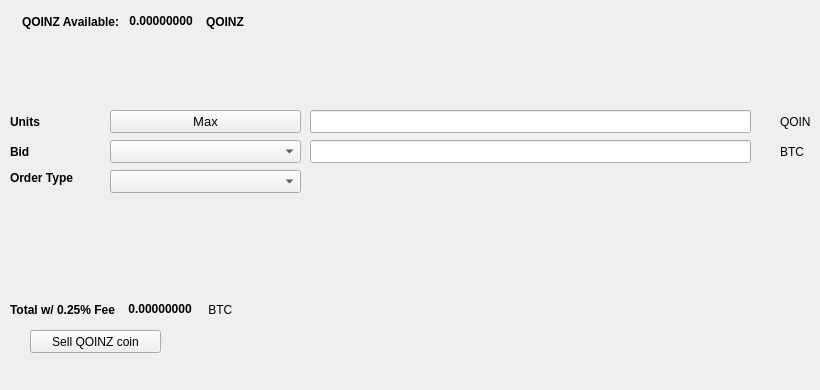
   <widget class="QWidget" name="SellTab">
    <attribute name="title">
     <string>Sell</string>
    </attribute>
    <widget class="QLabel" name="label_16">
     <property name="geometry">
      <rect>
       <x>780</x>
       <y>140</y>
       <width>31</width>
       <height>23</height>
      </rect>
     </property>
     <property name="text">
      <string>BTC</string>
     </property>
    </widget>
    <widget class="QComboBox" name="SellBidcomboBox">
     <property name="geometry">
      <rect>
       <x>110</x>
       <y>140</y>
       <width>191</width>
       <height>23</height>
      </rect>
     </property>
     <property name="font">
      <font>
       <pointsize>10</pointsize>
      </font>
     </property>
    </widget>
    <widget class="QLabel" name="label_18">
     <property name="geometry">
      <rect>
       <x>10</x>
       <y>110</y>
       <width>46</width>
       <height>23</height>
      </rect>
     </property>
     <property name="font">
      <font>
       <weight>75</weight>
       <bold>true</bold>
      </font>
     </property>
     <property name="text">
      <string>Units</string>
     </property>
    </widget>
    <widget class="QPushButton" name="Sell_Max_Amount">
     <property name="geometry">
      <rect>
       <x>110</x>
       <y>110</y>
       <width>191</width>
       <height>23</height>
      </rect>
     </property>
     <property name="font">
      <font>
       <pointsize>10</pointsize>
      </font>
     </property>
     <property name="text">
      <string>Max</string>
     </property>
    </widget>
    <widget class="QLabel" name="label_20">
     <property name="geometry">
      <rect>
       <x>10</x>
       <y>170</y>
       <width>91</width>
       <height>16</height>
      </rect>
     </property>
     <property name="font">
      <font>
       <weight>75</weight>
       <bold>true</bold>
      </font>
     </property>
     <property name="text">
      <string>Order Type</string>
     </property>
    </widget>
    <widget class="QComboBox" name="SellOrdertypeCombo">
     <property name="geometry">
      <rect>
       <x>110</x>
       <y>170</y>
       <width>191</width>
       <height>23</height>
      </rect>
     </property>
     <property name="font">
      <font>
       <pointsize>10</pointsize>
      </font>
     </property>
    </widget>
    <widget class="QLabel" name="label_21">
     <property name="geometry">
      <rect>
       <x>10</x>
       <y>140</y>
       <width>46</width>
       <height>23</height>
      </rect>
     </property>
     <property name="font">
      <font>
       <weight>75</weight>
       <bold>true</bold>
      </font>
     </property>
     <property name="text">
      <string>Bid</string>
     </property>
    </widget>
    <widget class="QLabel" name="label_22">
     <property name="geometry">
      <rect>
       <x>780</x>
       <y>110</y>
       <width>31</width>
       <height>23</height>
      </rect>
     </property>
     <property name="text">
      <string>QOINZ</string>
     </property>
    </widget>
    <widget class="QLineEdit" name="UnitsInputqoinz">
     <property name="geometry">
      <rect>
       <x>310</x>
       <y>110</y>
       <width>441</width>
       <height>23</height>
      </rect>
     </property>
     <property name="font">
      <font>
       <pointsize>9</pointsize>
       <weight>75</weight>
       <bold>true</bold>
      </font>
     </property>
    </widget>
    <widget class="QLineEdit" name="SellBidPriceEdit">
     <property name="geometry">
      <rect>
       <x>310</x>
       <y>140</y>
       <width>441</width>
       <height>23</height>
      </rect>
     </property>
     <property name="font">
      <font>
       <pointsize>9</pointsize>
       <weight>75</weight>
       <bold>true</bold>
      </font>
     </property>
    </widget>
    <widget class="QPushButton" name="SellqoinzBTN">
     <property name="geometry">
      <rect>
       <x>30</x>
       <y>330</y>
       <width>131</width>
       <height>23</height>
      </rect>
     </property>
     <property name="text">
      <string>Sell QOINZ coin</string>
     </property>
     <property name="icon">
      <iconset resource="../qoinz">
       <normaloff>:/icons/bitcoin</normaloff>:/icons/bitcoin</iconset>
     </property>
    </widget>
    <widget class="QWidget" name="layoutWidget3">
     <property name="geometry">
      <rect>
       <x>22</x>
       <y>12</y>
       <width>258</width>
       <height>19</height>
      </rect>
     </property>
     <layout class="QHBoxLayout" name="horizontalLayout">
      <item>
       <widget class="QLabel" name="label232_2">
        <property name="font">
         <font>
          <weight>75</weight>
          <bold>true</bold>
         </font>
        </property>
        <property name="text">
         <string>QOINZ Available:</string>
        </property>
       </widget>
      </item>
      <item>
       <widget class="QLabel" name="qoinzAvailableLabel">
        <property name="palette">
         <palette>
          <active>
           <colorrole role="WindowText">
            <brush brushstyle="SolidPattern">
             <color alpha="255">
              <red>0</red>
              <green>0</green>
              <blue>0</blue>
             </color>
            </brush>
           </colorrole>
           <colorrole role="Button">
            <brush brushstyle="SolidPattern">
             <color alpha="255">
              <red>0</red>
              <green>170</green>
              <blue>0</blue>
             </color>
            </brush>
           </colorrole>
           <colorrole role="Light">
            <brush brushstyle="SolidPattern">
             <color alpha="255">
              <red>0</red>
              <green>255</green>
              <blue>0</blue>
             </color>
            </brush>
           </colorrole>
           <colorrole role="Midlight">
            <brush brushstyle="SolidPattern">
             <color alpha="255">
              <red>0</red>
              <green>212</green>
              <blue>0</blue>
             </color>
            </brush>
           </colorrole>
           <colorrole role="Dark">
            <brush brushstyle="SolidPattern">
             <color alpha="255">
              <red>0</red>
              <green>85</green>
              <blue>0</blue>
             </color>
            </brush>
           </colorrole>
           <colorrole role="Mid">
            <brush brushstyle="SolidPattern">
             <color alpha="255">
              <red>0</red>
              <green>113</green>
              <blue>0</blue>
             </color>
            </brush>
           </colorrole>
           <colorrole role="Text">
            <brush brushstyle="SolidPattern">
             <color alpha="255">
              <red>0</red>
              <green>170</green>
              <blue>0</blue>
             </color>
            </brush>
           </colorrole>
           <colorrole role="BrightText">
            <brush brushstyle="SolidPattern">
             <color alpha="255">
              <red>255</red>
              <green>255</green>
              <blue>255</blue>
             </color>
            </brush>
           </colorrole>
           <colorrole role="ButtonText">
            <brush brushstyle="SolidPattern">
             <color alpha="255">
              <red>0</red>
              <green>0</green>
              <blue>0</blue>
             </color>
            </brush>
           </colorrole>
           <colorrole role="Base">
            <brush brushstyle="SolidPattern">
             <color alpha="255">
              <red>255</red>
              <green>255</green>
              <blue>255</blue>
             </color>
            </brush>
           </colorrole>
           <colorrole role="Window">
            <brush brushstyle="SolidPattern">
             <color alpha="255">
              <red>0</red>
              <green>170</green>
              <blue>0</blue>
             </color>
            </brush>
           </colorrole>
           <colorrole role="Shadow">
            <brush brushstyle="SolidPattern">
             <color alpha="255">
              <red>0</red>
              <green>0</green>
              <blue>0</blue>
             </color>
            </brush>
           </colorrole>
           <colorrole role="AlternateBase">
            <brush brushstyle="SolidPattern">
             <color alpha="255">
              <red>127</red>
              <green>212</green>
              <blue>127</blue>
             </color>
            </brush>
           </colorrole>
           <colorrole role="ToolTipBase">
            <brush brushstyle="SolidPattern">
             <color alpha="255">
              <red>255</red>
              <green>255</green>
              <blue>220</blue>
             </color>
            </brush>
           </colorrole>
           <colorrole role="ToolTipText">
            <brush brushstyle="SolidPattern">
             <color alpha="255">
              <red>0</red>
              <green>0</green>
              <blue>0</blue>
             </color>
            </brush>
           </colorrole>
          </active>
          <inactive>
           <colorrole role="WindowText">
            <brush brushstyle="SolidPattern">
             <color alpha="255">
              <red>0</red>
              <green>0</green>
              <blue>0</blue>
             </color>
            </brush>
           </colorrole>
           <colorrole role="Button">
            <brush brushstyle="SolidPattern">
             <color alpha="255">
              <red>0</red>
              <green>170</green>
              <blue>0</blue>
             </color>
            </brush>
           </colorrole>
           <colorrole role="Light">
            <brush brushstyle="SolidPattern">
             <color alpha="255">
              <red>0</red>
              <green>255</green>
              <blue>0</blue>
             </color>
            </brush>
           </colorrole>
           <colorrole role="Midlight">
            <brush brushstyle="SolidPattern">
             <color alpha="255">
              <red>0</red>
              <green>212</green>
              <blue>0</blue>
             </color>
            </brush>
           </colorrole>
           <colorrole role="Dark">
            <brush brushstyle="SolidPattern">
             <color alpha="255">
              <red>0</red>
              <green>85</green>
              <blue>0</blue>
             </color>
            </brush>
           </colorrole>
           <colorrole role="Mid">
            <brush brushstyle="SolidPattern">
             <color alpha="255">
              <red>0</red>
              <green>113</green>
              <blue>0</blue>
             </color>
            </brush>
           </colorrole>
           <colorrole role="Text">
            <brush brushstyle="SolidPattern">
             <color alpha="255">
              <red>0</red>
              <green>170</green>
              <blue>0</blue>
             </color>
            </brush>
           </colorrole>
           <colorrole role="BrightText">
            <brush brushstyle="SolidPattern">
             <color alpha="255">
              <red>255</red>
              <green>255</green>
              <blue>255</blue>
             </color>
            </brush>
           </colorrole>
           <colorrole role="ButtonText">
            <brush brushstyle="SolidPattern">
             <color alpha="255">
              <red>0</red>
              <green>0</green>
              <blue>0</blue>
             </color>
            </brush>
           </colorrole>
           <colorrole role="Base">
            <brush brushstyle="SolidPattern">
             <color alpha="255">
              <red>255</red>
              <green>255</green>
              <blue>255</blue>
             </color>
            </brush>
           </colorrole>
           <colorrole role="Window">
            <brush brushstyle="SolidPattern">
             <color alpha="255">
              <red>0</red>
              <green>170</green>
              <blue>0</blue>
             </color>
            </brush>
           </colorrole>
           <colorrole role="Shadow">
            <brush brushstyle="SolidPattern">
             <color alpha="255">
              <red>0</red>
              <green>0</green>
              <blue>0</blue>
             </color>
            </brush>
           </colorrole>
           <colorrole role="AlternateBase">
            <brush brushstyle="SolidPattern">
             <color alpha="255">
              <red>127</red>
              <green>212</green>
              <blue>127</blue>
             </color>
            </brush>
           </colorrole>
           <colorrole role="ToolTipBase">
            <brush brushstyle="SolidPattern">
             <color alpha="255">
              <red>255</red>
              <green>255</green>
              <blue>220</blue>
             </color>
            </brush>
           </colorrole>
           <colorrole role="ToolTipText">
            <brush brushstyle="SolidPattern">
             <color alpha="255">
              <red>0</red>
              <green>0</green>
              <blue>0</blue>
             </color>
            </brush>
           </colorrole>
          </inactive>
          <disabled>
           <colorrole role="WindowText">
            <brush brushstyle="SolidPattern">
             <color alpha="255">
              <red>0</red>
              <green>85</green>
              <blue>0</blue>
             </color>
            </brush>
           </colorrole>
           <colorrole role="Button">
            <brush brushstyle="SolidPattern">
             <color alpha="255">
              <red>0</red>
              <green>170</green>
              <blue>0</blue>
             </color>
            </brush>
           </colorrole>
           <colorrole role="Light">
            <brush brushstyle="SolidPattern">
             <color alpha="255">
              <red>0</red>
              <green>255</green>
              <blue>0</blue>
             </color>
            </brush>
           </colorrole>
           <colorrole role="Midlight">
            <brush brushstyle="SolidPattern">
             <color alpha="255">
              <red>0</red>
              <green>212</green>
              <blue>0</blue>
             </color>
            </brush>
           </colorrole>
           <colorrole role="Dark">
            <brush brushstyle="SolidPattern">
             <color alpha="255">
              <red>0</red>
              <green>85</green>
              <blue>0</blue>
             </color>
            </brush>
           </colorrole>
           <colorrole role="Mid">
            <brush brushstyle="SolidPattern">
             <color alpha="255">
              <red>0</red>
              <green>113</green>
              <blue>0</blue>
             </color>
            </brush>
           </colorrole>
           <colorrole role="Text">
            <brush brushstyle="SolidPattern">
             <color alpha="255">
              <red>0</red>
              <green>85</green>
              <blue>0</blue>
             </color>
            </brush>
           </colorrole>
           <colorrole role="BrightText">
            <brush brushstyle="SolidPattern">
             <color alpha="255">
              <red>255</red>
              <green>255</green>
              <blue>255</blue>
             </color>
            </brush>
           </colorrole>
           <colorrole role="ButtonText">
            <brush brushstyle="SolidPattern">
             <color alpha="255">
              <red>0</red>
              <green>85</green>
              <blue>0</blue>
             </color>
            </brush>
           </colorrole>
           <colorrole role="Base">
            <brush brushstyle="SolidPattern">
             <color alpha="255">
              <red>0</red>
              <green>170</green>
              <blue>0</blue>
             </color>
            </brush>
           </colorrole>
           <colorrole role="Window">
            <brush brushstyle="SolidPattern">
             <color alpha="255">
              <red>0</red>
              <green>170</green>
              <blue>0</blue>
             </color>
            </brush>
           </colorrole>
           <colorrole role="Shadow">
            <brush brushstyle="SolidPattern">
             <color alpha="255">
              <red>0</red>
              <green>0</green>
              <blue>0</blue>
             </color>
            </brush>
           </colorrole>
           <colorrole role="AlternateBase">
            <brush brushstyle="SolidPattern">
             <color alpha="255">
              <red>0</red>
              <green>170</green>
              <blue>0</blue>
             </color>
            </brush>
           </colorrole>
           <colorrole role="ToolTipBase">
            <brush brushstyle="SolidPattern">
             <color alpha="255">
              <red>255</red>
              <green>255</green>
              <blue>220</blue>
             </color>
            </brush>
           </colorrole>
           <colorrole role="ToolTipText">
            <brush brushstyle="SolidPattern">
             <color alpha="255">
              <red>0</red>
              <green>0</green>
              <blue>0</blue>
             </color>
            </brush>
           </colorrole>
          </disabled>
         </palette>
        </property>
        <property name="font">
         <font>
          <weight>75</weight>
          <bold>true</bold>
         </font>
        </property>
        <property name="text">
         <string> 0.00000000 </string>
        </property>
        <property name="textInteractionFlags">
         <set>Qt::LinksAccessibleByMouse|Qt::TextSelectableByKeyboard|Qt::TextSelectableByMouse</set>
        </property>
       </widget>
      </item>
      <item>
       <widget class="QLabel" name="labelqoinz">
        <property name="font">
         <font>
          <weight>75</weight>
          <bold>true</bold>
         </font>
        </property>
        <property name="text">
         <string>QOINZ</string>
        </property>
       </widget>
      </item>
     </layout>
    </widget>
    <widget class="QWidget" name="layoutWidget">
     <property name="geometry">
      <rect>
       <x>10</x>
       <y>300</y>
       <width>268</width>
       <height>19</height>
      </rect>
     </property>
     <layout class="QHBoxLayout" name="horizontalLayout_2">
      <item>
       <widget class="QLabel" name="label_19">
        <property name="font">
         <font>
          <weight>75</weight>
          <bold>true</bold>
         </font>
        </property>
        <property name="text">
         <string>Total w/ 0.25% Fee </string>
        </property>
       </widget>
      </item>
      <item>
       <widget class="QLabel" name="SellCostLabel">
        <property name="palette">
         <palette>
          <active>
           <colorrole role="WindowText">
            <brush brushstyle="SolidPattern">
             <color alpha="255">
              <red>0</red>
              <green>0</green>
              <blue>0</blue>
             </color>
            </brush>
           </colorrole>
           <colorrole role="Button">
            <brush brushstyle="SolidPattern">
             <color alpha="255">
              <red>0</red>
              <green>170</green>
              <blue>0</blue>
             </color>
            </brush>
           </colorrole>
           <colorrole role="Light">
            <brush brushstyle="SolidPattern">
             <color alpha="255">
              <red>0</red>
              <green>255</green>
              <blue>0</blue>
             </color>
            </brush>
           </colorrole>
           <colorrole role="Midlight">
            <brush brushstyle="SolidPattern">
             <color alpha="255">
              <red>0</red>
              <green>212</green>
              <blue>0</blue>
             </color>
            </brush>
           </colorrole>
           <colorrole role="Dark">
            <brush brushstyle="SolidPattern">
             <color alpha="255">
              <red>0</red>
              <green>85</green>
              <blue>0</blue>
             </color>
            </brush>
           </colorrole>
           <colorrole role="Mid">
            <brush brushstyle="SolidPattern">
             <color alpha="255">
              <red>0</red>
              <green>113</green>
              <blue>0</blue>
             </color>
            </brush>
           </colorrole>
           <colorrole role="Text">
            <brush brushstyle="SolidPattern">
             <color alpha="255">
              <red>0</red>
              <green>170</green>
              <blue>0</blue>
             </color>
            </brush>
           </colorrole>
           <colorrole role="BrightText">
            <brush brushstyle="SolidPattern">
             <color alpha="255">
              <red>255</red>
              <green>255</green>
              <blue>255</blue>
             </color>
            </brush>
           </colorrole>
           <colorrole role="ButtonText">
            <brush brushstyle="SolidPattern">
             <color alpha="255">
              <red>0</red>
              <green>0</green>
              <blue>0</blue>
             </color>
            </brush>
           </colorrole>
           <colorrole role="Base">
            <brush brushstyle="SolidPattern">
             <color alpha="255">
              <red>255</red>
              <green>255</green>
              <blue>255</blue>
             </color>
            </brush>
           </colorrole>
           <colorrole role="Window">
            <brush brushstyle="SolidPattern">
             <color alpha="255">
              <red>0</red>
              <green>170</green>
              <blue>0</blue>
             </color>
            </brush>
           </colorrole>
           <colorrole role="Shadow">
            <brush brushstyle="SolidPattern">
             <color alpha="255">
              <red>0</red>
              <green>0</green>
              <blue>0</blue>
             </color>
            </brush>
           </colorrole>
           <colorrole role="AlternateBase">
            <brush brushstyle="SolidPattern">
             <color alpha="255">
              <red>127</red>
              <green>212</green>
              <blue>127</blue>
             </color>
            </brush>
           </colorrole>
           <colorrole role="ToolTipBase">
            <brush brushstyle="SolidPattern">
             <color alpha="255">
              <red>255</red>
              <green>255</green>
              <blue>220</blue>
             </color>
            </brush>
           </colorrole>
           <colorrole role="ToolTipText">
            <brush brushstyle="SolidPattern">
             <color alpha="255">
              <red>0</red>
              <green>0</green>
              <blue>0</blue>
             </color>
            </brush>
           </colorrole>
          </active>
          <inactive>
           <colorrole role="WindowText">
            <brush brushstyle="SolidPattern">
             <color alpha="255">
              <red>0</red>
              <green>0</green>
              <blue>0</blue>
             </color>
            </brush>
           </colorrole>
           <colorrole role="Button">
            <brush brushstyle="SolidPattern">
             <color alpha="255">
              <red>0</red>
              <green>170</green>
              <blue>0</blue>
             </color>
            </brush>
           </colorrole>
           <colorrole role="Light">
            <brush brushstyle="SolidPattern">
             <color alpha="255">
              <red>0</red>
              <green>255</green>
              <blue>0</blue>
             </color>
            </brush>
           </colorrole>
           <colorrole role="Midlight">
            <brush brushstyle="SolidPattern">
             <color alpha="255">
              <red>0</red>
              <green>212</green>
              <blue>0</blue>
             </color>
            </brush>
           </colorrole>
           <colorrole role="Dark">
            <brush brushstyle="SolidPattern">
             <color alpha="255">
              <red>0</red>
              <green>85</green>
              <blue>0</blue>
             </color>
            </brush>
           </colorrole>
           <colorrole role="Mid">
            <brush brushstyle="SolidPattern">
             <color alpha="255">
              <red>0</red>
              <green>113</green>
              <blue>0</blue>
             </color>
            </brush>
           </colorrole>
           <colorrole role="Text">
            <brush brushstyle="SolidPattern">
             <color alpha="255">
              <red>0</red>
              <green>170</green>
              <blue>0</blue>
             </color>
            </brush>
           </colorrole>
           <colorrole role="BrightText">
            <brush brushstyle="SolidPattern">
             <color alpha="255">
              <red>255</red>
              <green>255</green>
              <blue>255</blue>
             </color>
            </brush>
           </colorrole>
           <colorrole role="ButtonText">
            <brush brushstyle="SolidPattern">
             <color alpha="255">
              <red>0</red>
              <green>0</green>
              <blue>0</blue>
             </color>
            </brush>
           </colorrole>
           <colorrole role="Base">
            <brush brushstyle="SolidPattern">
             <color alpha="255">
              <red>255</red>
              <green>255</green>
              <blue>255</blue>
             </color>
            </brush>
           </colorrole>
           <colorrole role="Window">
            <brush brushstyle="SolidPattern">
             <color alpha="255">
              <red>0</red>
              <green>170</green>
              <blue>0</blue>
             </color>
            </brush>
           </colorrole>
           <colorrole role="Shadow">
            <brush brushstyle="SolidPattern">
             <color alpha="255">
              <red>0</red>
              <green>0</green>
              <blue>0</blue>
             </color>
            </brush>
           </colorrole>
           <colorrole role="AlternateBase">
            <brush brushstyle="SolidPattern">
             <color alpha="255">
              <red>127</red>
              <green>212</green>
              <blue>127</blue>
             </color>
            </brush>
           </colorrole>
           <colorrole role="ToolTipBase">
            <brush brushstyle="SolidPattern">
             <color alpha="255">
              <red>255</red>
              <green>255</green>
              <blue>220</blue>
             </color>
            </brush>
           </colorrole>
           <colorrole role="ToolTipText">
            <brush brushstyle="SolidPattern">
             <color alpha="255">
              <red>0</red>
              <green>0</green>
              <blue>0</blue>
             </color>
            </brush>
           </colorrole>
          </inactive>
          <disabled>
           <colorrole role="WindowText">
            <brush brushstyle="SolidPattern">
             <color alpha="255">
              <red>0</red>
              <green>85</green>
              <blue>0</blue>
             </color>
            </brush>
           </colorrole>
           <colorrole role="Button">
            <brush brushstyle="SolidPattern">
             <color alpha="255">
              <red>0</red>
              <green>170</green>
              <blue>0</blue>
             </color>
            </brush>
           </colorrole>
           <colorrole role="Light">
            <brush brushstyle="SolidPattern">
             <color alpha="255">
              <red>0</red>
              <green>255</green>
              <blue>0</blue>
             </color>
            </brush>
           </colorrole>
           <colorrole role="Midlight">
            <brush brushstyle="SolidPattern">
             <color alpha="255">
              <red>0</red>
              <green>212</green>
              <blue>0</blue>
             </color>
            </brush>
           </colorrole>
           <colorrole role="Dark">
            <brush brushstyle="SolidPattern">
             <color alpha="255">
              <red>0</red>
              <green>85</green>
              <blue>0</blue>
             </color>
            </brush>
           </colorrole>
           <colorrole role="Mid">
            <brush brushstyle="SolidPattern">
             <color alpha="255">
              <red>0</red>
              <green>113</green>
              <blue>0</blue>
             </color>
            </brush>
           </colorrole>
           <colorrole role="Text">
            <brush brushstyle="SolidPattern">
             <color alpha="255">
              <red>0</red>
              <green>85</green>
              <blue>0</blue>
             </color>
            </brush>
           </colorrole>
           <colorrole role="BrightText">
            <brush brushstyle="SolidPattern">
             <color alpha="255">
              <red>255</red>
              <green>255</green>
              <blue>255</blue>
             </color>
            </brush>
           </colorrole>
           <colorrole role="ButtonText">
            <brush brushstyle="SolidPattern">
             <color alpha="255">
              <red>0</red>
              <green>85</green>
              <blue>0</blue>
             </color>
            </brush>
           </colorrole>
           <colorrole role="Base">
            <brush brushstyle="SolidPattern">
             <color alpha="255">
              <red>0</red>
              <green>170</green>
              <blue>0</blue>
             </color>
            </brush>
           </colorrole>
           <colorrole role="Window">
            <brush brushstyle="SolidPattern">
             <color alpha="255">
              <red>0</red>
              <green>170</green>
              <blue>0</blue>
             </color>
            </brush>
           </colorrole>
           <colorrole role="Shadow">
            <brush brushstyle="SolidPattern">
             <color alpha="255">
              <red>0</red>
              <green>0</green>
              <blue>0</blue>
             </color>
            </brush>
           </colorrole>
           <colorrole role="AlternateBase">
            <brush brushstyle="SolidPattern">
             <color alpha="255">
              <red>0</red>
              <green>170</green>
              <blue>0</blue>
             </color>
            </brush>
           </colorrole>
           <colorrole role="ToolTipBase">
            <brush brushstyle="SolidPattern">
             <color alpha="255">
              <red>255</red>
              <green>255</green>
              <blue>220</blue>
             </color>
            </brush>
           </colorrole>
           <colorrole role="ToolTipText">
            <brush brushstyle="SolidPattern">
             <color alpha="255">
              <red>0</red>
              <green>0</green>
              <blue>0</blue>
             </color>
            </brush>
           </colorrole>
          </disabled>
         </palette>
        </property>
        <property name="font">
         <font>
          <weight>75</weight>
          <bold>true</bold>
         </font>
        </property>
        <property name="autoFillBackground">
         <bool>false</bool>
        </property>
        <property name="text">
         <string> 0.00000000</string>
        </property>
        <property name="textInteractionFlags">
         <set>Qt::LinksAccessibleByMouse|Qt::TextSelectableByMouse</set>
        </property>
       </widget>
      </item>
      <item>
       <widget class="QLabel" name="label_17">
        <property name="font">
         <font>
          <weight>50</weight>
          <bold>false</bold>
         </font>
        </property>
        <property name="text">
         <string> BTC</string>
        </property>
       </widget>
      </item>
     </layout>
    </widget>
    <widget class="QLabel" name="label_23">
     <property name="geometry">
      <rect>
       <x>460</x>
       <y>300</y>
       <width>281</width>
       <height>81</height>
      </rect>
     </property>
     <property name="text">
      <string/>
     </property>
     <property name="pixmap">
      <pixmap>:/images/bittrex</pixmap>
     </property>
    </widget>
   </widget>
